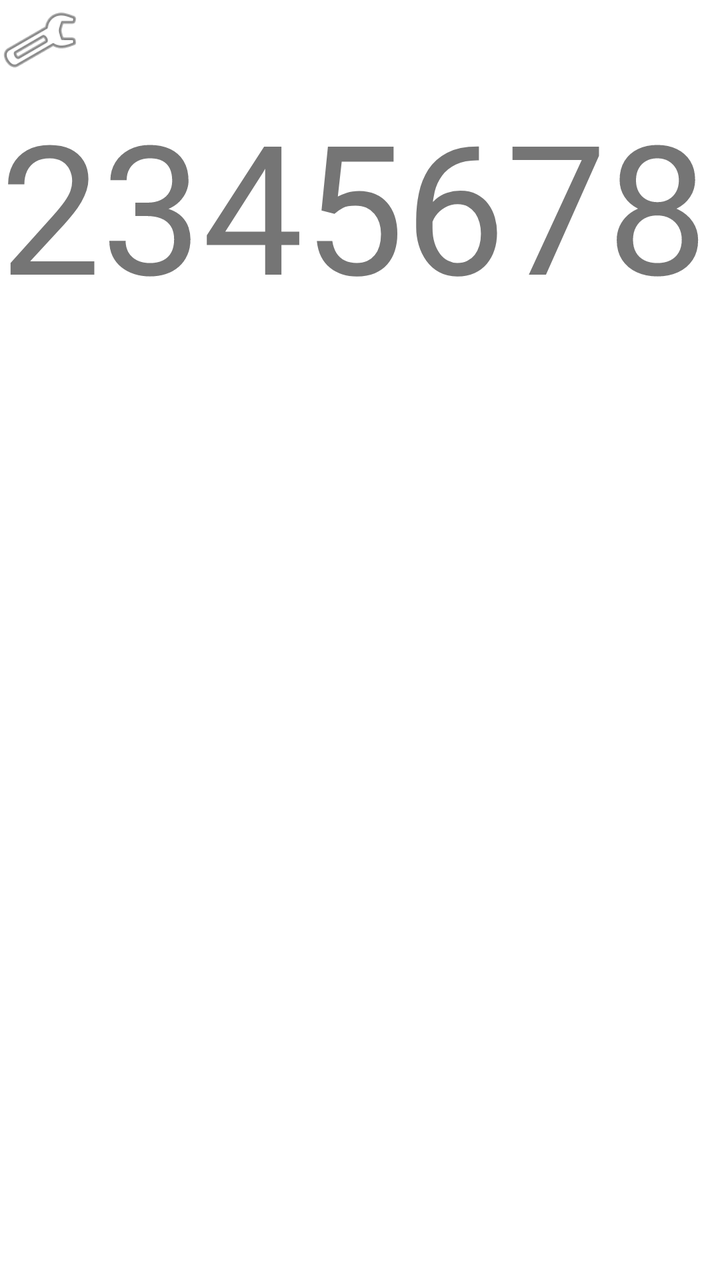
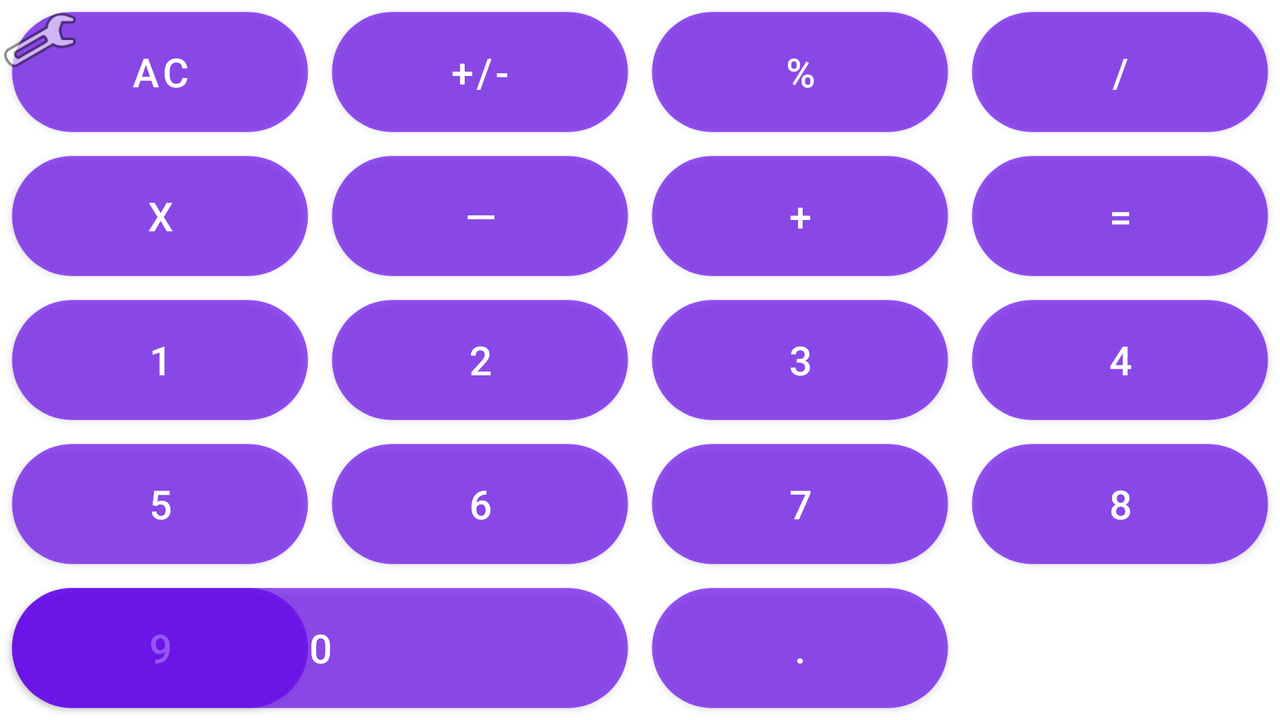

The same Android screen from two of the app's own layout files: first res/layout/ as a phone draws it, then the repository's variant for another configuration, drawn on a device whose configuration selects that folder. Both files follow.
<!-- AndroidManifest.xml: application theme Theme.SimpleCalc -->
<!-- res/layout/activity_main.xml -->
<androidx.constraintlayout.widget.ConstraintLayout xmlns:android="http://schemas.android.com/apk/res/android"
    xmlns:app="http://schemas.android.com/apk/res-auto"
    xmlns:tools="http://schemas.android.com/tools"
    android:layout_width="match_parent"
    android:layout_height="match_parent"
    android:layout_gravity="bottom"
    tools:context=".ui.MainActivity">


    <androidx.constraintlayout.widget.Guideline
        android:id="@+id/guideline"
        android:layout_width="wrap_content"
        android:layout_height="wrap_content"
        android:orientation="horizontal"
        app:layout_constraintGuide_percent="0.3" />

    <include
        android:id="@+id/include"
        layout="@layout/buttons_for_calc"
        android:layout_width="417dp"
        android:layout_height="421dp"
        app:layout_constraintEnd_toEndOf="parent"
        app:layout_constraintStart_toStartOf="parent"
        app:layout_constraintTop_toTopOf="@+id/guideline" />


    <TextView
        android:id="@+id/calcField"
        android:layout_width="411dp"
        android:layout_height="142dp"
        android:layout_marginBottom="8dp"
        android:text="12345678"
        android:textSize="90sp"
        app:layout_constraintBottom_toTopOf="@+id/include"
        app:layout_constraintEnd_toEndOf="parent"
        app:layout_constraintHorizontal_bias="1.0"
        app:layout_constraintStart_toStartOf="parent"
        app:layout_constraintTop_toTopOf="@+id/imageView" />

    <com.google.android.material.button.MaterialButtonToggleGroup
        android:id="@+id/toggleGroup"
        android:layout_width="wrap_content"
        android:layout_height="wrap_content"
        app:layout_constraintEnd_toEndOf="parent"
        app:layout_constraintTop_toTopOf="parent"
        app:singleSelection="true" />

    <ImageView
        android:id="@+id/imageSettings"
        android:layout_width="40dp"
        android:layout_height="40dp"
        app:layout_constraintStart_toStartOf="parent"
        app:layout_constraintTop_toTopOf="parent"
        app:srcCompat="@android:drawable/ic_menu_manage" />


</androidx.constraintlayout.widget.ConstraintLayout>
<!-- res/layout/buttons_for_calc.xml (included above) -->
<?xml version="1.0" encoding="utf-8"?>
<FrameLayout xmlns:android="http://schemas.android.com/apk/res/android"
    xmlns:app="http://schemas.android.com/apk/res-auto"
    android:layout_width = "match_parent"
    android:layout_height = "match_parent"
    android:layout_centerHorizontal="true"
    >

    <GridLayout
        android:layout_width = "match_parent"
        android:layout_height = "match_parent"
        android:layout_gravity = "center"
        android:columnCount="4"
        android:columnOrderPreserved="true"
        android:orientation="horizontal">


        <Button
            android:id="@+id/buttonac"
            android:layout_width="wrap_content"
            android:layout_height="wrap_content"
            android:layout_rowWeight="1"
            android:layout_columnWeight="1"

            android:layout_margin="@dimen/dimensionbetweenbuttons"
            android:background="@drawable/rounded_button"
            android:text="AC"
            android:textSize="@dimen/button_text"
            />


        <Button
            android:id="@+id/buttonplusminus"
            android:layout_width="wrap_content"
            android:layout_height="wrap_content"
            android:layout_rowWeight="1"
            android:layout_columnWeight="1"
            android:layout_margin="@dimen/dimensionbetweenbuttons"
            android:background="@drawable/rounded_button"
            android:text="+/-"
            android:textSize="@dimen/button_text"
            />



        <Button
            android:id="@+id/buttonpercent"
            android:layout_width="wrap_content"
            android:layout_height="wrap_content"
            android:layout_rowWeight="1"
            android:layout_columnWeight="1"
            android:layout_margin="@dimen/dimensionbetweenbuttons"
            android:background="@drawable/rounded_button"
            android:text="%"
            android:textSize="@dimen/button_text"
            />



        <Button
            android:id="@+id/buttonshare"
            android:layout_width="wrap_content"
            android:layout_height="wrap_content"
            android:layout_rowWeight="1"
            android:layout_columnWeight="1"
            android:layout_margin="@dimen/dimensionbetweenbuttons"
            android:background="@drawable/rounded_button"
            android:text="/"
            android:textSize="@dimen/button_text"
            />




        <Button
            android:id="@+id/buttonmultiply"
            android:layout_width="wrap_content"
            android:layout_height="wrap_content"
            android:layout_rowWeight="1"
            android:layout_columnWeight="1"
            android:layout_margin="@dimen/dimensionbetweenbuttons"
            android:background="@drawable/rounded_button"
            android:text="x"
            android:textSize="@dimen/button_text"
            />



        <Button
            android:id="@+id/buttonminus"
            android:layout_width="wrap_content"
            android:layout_height="wrap_content"
            android:layout_rowWeight="1"
            android:layout_columnWeight="1"
            android:layout_margin="@dimen/dimensionbetweenbuttons"
            android:background="@drawable/rounded_button"
            android:text="—"
            android:textSize="@dimen/button_text"

            />


        <Button
            android:id="@+id/buttonplus"
            android:layout_width="wrap_content"
            android:layout_height="wrap_content"
            android:layout_rowWeight="1"
            android:layout_columnWeight="1"
            android:layout_margin="@dimen/dimensionbetweenbuttons"
            android:background="@drawable/rounded_button"
            android:text="+"
            android:textSize="@dimen/button_text"
            />




        <Button
            android:id="@+id/buttonequals"
            android:layout_width="wrap_content"
            android:layout_height="wrap_content"
            android:layout_rowWeight="1"
            android:layout_columnWeight="1"
            
            android:layout_margin="@dimen/dimensionbetweenbuttons"
            android:background="@drawable/rounded_button"
            android:text="="
            android:textSize="@dimen/button_text"
             />


        <Button
            android:id="@+id/button1"
            android:layout_width="wrap_content"
            android:layout_height="wrap_content"
            android:text="1"
            android:layout_columnSpan="1"
            android:layout_columnWeight="1"
            android:layout_rowWeight="1"
            android:layout_margin="@dimen/dimensionbetweenbuttons"
            android:textSize="@dimen/button_text"
            android:background="@drawable/rounded_button"
            />

        <Button
            android:id="@+id/button2"
            android:layout_width="wrap_content"
            android:layout_height="wrap_content"
            android:text="2"
            android:layout_columnWeight="1"
            android:layout_rowWeight="1"
            android:background="@drawable/rounded_button"
            android:layout_margin="@dimen/dimensionbetweenbuttons"
            android:textSize="@dimen/button_text" />

        <Button
            android:id="@+id/button3"
            android:layout_width="wrap_content"
            android:layout_height="wrap_content"
            android:text="3"
            android:layout_columnWeight="1"
            android:layout_rowWeight="1"
            android:background="@drawable/rounded_button"
            android:layout_margin="@dimen/dimensionbetweenbuttons"
            android:textSize="@dimen/button_text" />

        <Button
            android:id="@+id/button4"
            android:layout_width="wrap_content"
            android:layout_height="wrap_content"
            android:text="4"
            android:layout_columnWeight="1"
            android:layout_rowWeight="1"
            android:background="@drawable/rounded_button"
            android:layout_margin="@dimen/dimensionbetweenbuttons"
            android:textSize="@dimen/button_text" />



        <Button
            android:id="@+id/button5"
            android:layout_width="wrap_content"
            android:layout_height="wrap_content"
            android:text="5"
            android:layout_columnWeight="1"
            android:layout_rowWeight="1"
            android:background="@drawable/rounded_button"
            android:layout_margin="@dimen/dimensionbetweenbuttons"
            android:textSize="@dimen/button_text" />

        <Button
            android:id="@+id/button6"
            android:layout_width="wrap_content"
            android:layout_height="wrap_content"
            android:text="6"
            android:layout_columnWeight="1"
            android:layout_rowWeight="1"
            android:background="@drawable/rounded_button"
            android:layout_margin="@dimen/dimensionbetweenbuttons"
            android:textSize="@dimen/button_text" />


        <Button
            android:id="@+id/button7"
            android:layout_width="wrap_content"
            android:layout_height="wrap_content"
            android:text="7"
            android:layout_columnWeight="1"
            android:layout_rowWeight="1"
            android:background="@drawable/rounded_button"
            android:layout_margin="@dimen/dimensionbetweenbuttons"
            android:textSize="@dimen/button_text" />

        <Button
            android:id="@+id/button8"
            android:layout_width="wrap_content"
            android:layout_height="wrap_content"
            android:text="8"
            android:layout_columnWeight="1"
            android:layout_rowWeight="1"
            android:background="@drawable/rounded_button"
            android:layout_margin="@dimen/dimensionbetweenbuttons"
            android:textSize="@dimen/button_text" />

        <Button
            android:id="@+id/button9"
            android:layout_width="wrap_content"
            android:layout_height="wrap_content"
            android:text="9"
            android:layout_columnWeight="1"
            android:layout_rowWeight="1"
            android:background="@drawable/rounded_button"
            android:layout_margin="@dimen/dimensionbetweenbuttons"
            android:textSize="@dimen/button_text" />

        <Button
            android:id="@+id/button0"
            android:layout_width="wrap_content"
            android:layout_height="wrap_content"
            android:layout_columnSpan="2"
            android:text="0"
            android:layout_columnWeight="1"
            android:layout_rowWeight="1"
            android:layout_column="0"
            android:layout_row="4"
            android:background="@drawable/rounded_button"
            android:layout_margin="@dimen/dimensionbetweenbuttons"
            android:textSize="@dimen/button_text" />

        

        <Button
            android:id="@+id/buttonpoint"
            android:layout_width="wrap_content"
            android:layout_height="wrap_content"
            android:text="."
            android:layout_columnWeight="1"
            android:layout_rowWeight="1"
            android:layout_row="4"
            android:layout_column="2"
            android:background="@drawable/rounded_button"
            android:layout_margin="@dimen/dimensionbetweenbuttons"
            android:textSize="@dimen/button_text" />

    </GridLayout>

</FrameLayout>
<!-- resources referenced by this layout -->
<resources>
  <dimen name="button_text">20sp</dimen>
  <dimen name="dimensionbetweenbuttons">6dp</dimen>
  <!-- drawable rounded_button (drawable-land) -->
  <?xml version="1.0" encoding="utf-8"?>
  <shape xmlns:android="http://schemas.android.com/apk/res/android"
      android:shape="rectangle">
      <solid android:color="#aaffffff" />
  
      <corners android:bottomRightRadius="360dp"
          android:bottomLeftRadius="360dp"
          android:topRightRadius="360dp"
          android:topLeftRadius="360dp"/>
  </shape>
  <style name="Theme.SimpleCalc" parent="Theme.MaterialComponents.DayNight.NoActionBar">
          
          <item name="colorPrimary">@color/purple_500</item>
          <item name="colorPrimaryVariant">@color/purple_700</item>
          <item name="colorOnPrimary">@color/white</item>
          
          <item name="colorSecondary">@color/teal_200</item>
          <item name="colorSecondaryVariant">@color/teal_700</item>
          <item name="colorOnSecondary">@color/black</item>
          
          <item name="android:statusBarColor" tools:targetApi="l">?attr/colorPrimaryVariant</item>
          
  
      </style>
  <color name="purple_500">#FF6200EE</color>
  <color name="purple_700">#FF3700B3</color>
  <color name="white">#FFFFFFFF</color>
  <color name="teal_200">#FF03DAC5</color>
  <color name="teal_700">#FF018786</color>
  <color name="black">#FF000000</color>
</resources>
<!-- res/layout-land/activity_main.xml (the repository's variant of the layout above) -->
<!-- drawn on the phone turned sideways -->
<?xml version="1.0" encoding="utf-8"?>
<androidx.constraintlayout.widget.ConstraintLayout xmlns:android="http://schemas.android.com/apk/res/android"
    xmlns:app="http://schemas.android.com/apk/res-auto"
    xmlns:tools="http://schemas.android.com/tools"
    android:layout_width="match_parent"
    android:layout_height="match_parent">


    <include
        android:id="@+id/include"
        layout="@layout/buttons_for_calc"
        android:layout_width="match_parent"
        android:layout_height="match_parent"
        app:layout_constraintBottom_toBottomOf="@+id/imageView"
        app:layout_constraintEnd_toEndOf="parent"
        app:layout_constraintHorizontal_bias="0.0"
        app:layout_constraintStart_toStartOf="parent"
        app:layout_constraintTop_toTopOf="parent" />

    <ImageView
        android:id="@+id/imageSettings"
        android:layout_width="40dp"
        android:layout_height="40dp"
        app:layout_constraintStart_toStartOf="parent"
        app:layout_constraintTop_toTopOf="parent"
        app:srcCompat="@android:drawable/ic_menu_manage" />


</androidx.constraintlayout.widget.ConstraintLayout>
